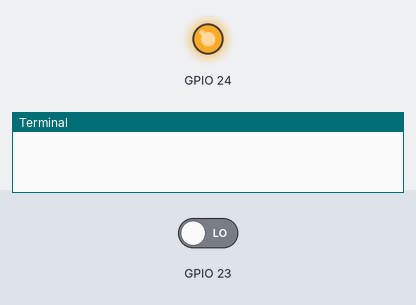
The program below on a simulated Raspberry Pi (BCM pin numbers). On the bench: output pins drawn as LEDs (lit = HIGH), the last lines printed to the terminal. The inputs (shaded band) are chosen by the test bench; at power-on: GPIO 23 LOW.

Above: at 1.2 s.
1.3 s: GPIO 23 driven HIGH
At 2.6 s:
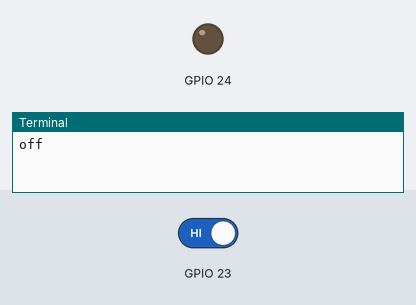
4.0 s: GPIO 23 driven LOW
At 5.3 s:
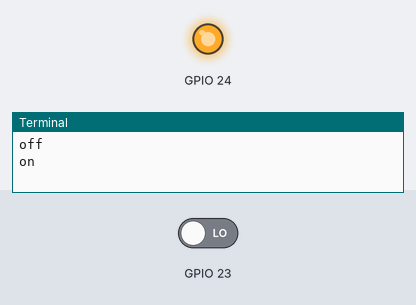
Timing chart, 0 to 7.0 s (numbered marks = the images above; inputs shaded):
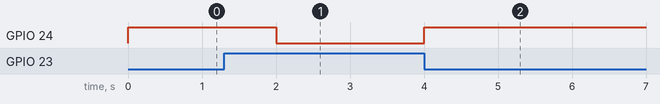

The program:

Fertig1.py
```python
import RPi.GPIO as GPIO
import time

GPIO.setmode(GPIO.BCM)

GPIO.setup(24,GPIO.OUT)
GPIO.setup(23,GPIO.IN)

while True:
    if GPIO.input(23) == GPIO.HIGH:
        GPIO.output(24, GPIO.LOW)
        time.sleep(2)
        print("on")
    else:
        GPIO.output(24, GPIO.HIGH)
        time.sleep(2)
        print ("off")
```

Measured:
- after the input at 1.3 s, GPIO 24: HIGH → LOW after 0.70 s
- after the input at 4.0 s, GPIO 24: LOW → HIGH at once
